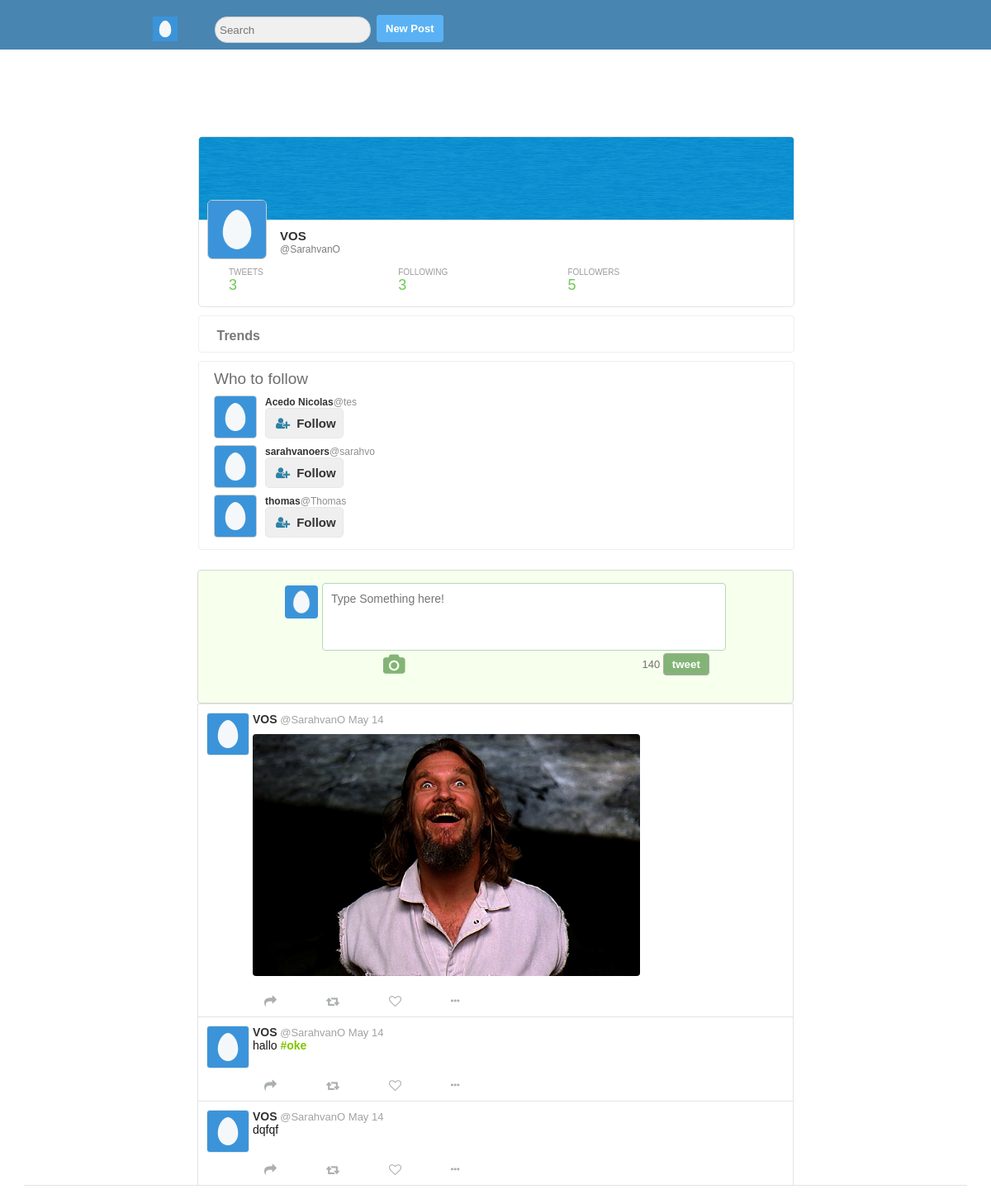
Page /home.php (signed in) on the committed database.
### tables this page shows
CREATE TABLE `users` (
  `user_id` int(11) NOT NULL,
  `username` varchar(255) NOT NULL,
  `full name` varchar(255) NOT NULL,
  `email` varchar(255) NOT NULL,
  `password` varchar(255) NOT NULL,
  `screenName` varchar(255) NOT NULL,
  `profileImage` varchar(255) NOT NULL,
  `profileCover` varchar(255) NOT NULL,
  `following` int(11) NOT NULL,
  `followers` int(11) NOT NULL,
  `bio` varchar(255) NOT NULL,
  `country` varchar(255) NOT NULL,
  `website` int(140) NOT NULL
);

CREATE TABLE `tweets` (
  `tweetID` int(11) NOT NULL,
  `status` varchar(140) NOT NULL,
  `tweetBy` int(11) NOT NULL,
  `retweetID` int(11) NOT NULL,
  `retweetBy` int(11) NOT NULL,
  `tweetImage` varchar(255) NOT NULL,
  `likesCount` int(11) NOT NULL,
  `retweetCount` int(11) NOT NULL,
  `postedOn` datetime NOT NULL,
  `retweetMsg` varchar(140) NOT NULL,
  `filter` varchar(50) NOT NULL
);

### core/classes/tweet.php (the view, shortened to what the rows shown need)
<?php
  class Tweet extends User{
 	public function __construct($pdo){
		$this->pdo = $pdo;
	}
	public function tweets($user_id, $num){
	    $stmt = $this->pdo->prepare("SELECT * FROM `tweets` LEFT JOIN `users` ON `tweetBy` = `user_id` WHERE `tweetBy` = :user_id AND `retweetID` = '0' OR `tweetBy` = `user_id` AND `retweetBy` != :user_id AND `tweetBy` IN (SELECT `receiver` FROM `follow` WHERE `sender` =:user_id) ORDER BY `tweetID` DESC LIMIT :num");
	    $stmt->bindParam(":user_id", $user_id, PDO::PARAM_INT);
	    $stmt->bindParam(":num", $num, PDO::PARAM_INT);
	    $stmt->execute();
	    $tweets = $stmt->fetchAll(PDO::FETCH_OBJ);
	    foreach ($tweets as $tweet) {
	      $likes = $this->likes($user_id, $tweet->tweetID);
	      $retweet = $this->checkRetweet($tweet->tweetID, $user_id);
	      $user = $this->userData($tweet->retweetBy);
	      echo '<div class="all-tweet">
			      <div class="t-show-wrap">
			       <div class="t-show-inner">
			       '.(($retweet['retweetID'] === $tweet->retweetID OR $tweet->retweetID > 0) ? '
			      			<span><i class="fa fa-retweet" aria-hidden="true"></i></span><span>'.$user->screenName.' Retweeted</span>
			      	</div>'
			        : '').'
			        '.((!empty($tweet->retweetMsg) && $tweet->tweetID === $retweet['tweetID'] or $tweet->retweetID > 0) ? '<div class="t-show-head">
			        <div class="t-show-popup" data-tweet="'.$tweet->tweetID.'">
			        		<img src="'.$user->profileImage.'"/>
			        			<span><a href="'.$user->username.'">'.$user->screenName.'</a></span>
			        			<span>@'.$user->username.'</span>
			        			<span>'.$this->timeAgo($retweet['postedOn']).'</span>
			        			'.$this->getTweetLinks($tweet->retweetMsg).'
			            '.((!empty($tweet->tweetImage)) ? '
			        				<img src="'.$tweet->tweetImage.'" class="imagePopup" data-tweet="'.$tweet->tweetID.'"/>
			        			</div>' : '').'
			        					<span><a href="'.$tweet->username.'">'.$tweet->screenName.'</a></span>
			        					<span>@'.$tweet->username.'</span>
			        					<span>'.$this->timeAgo($tweet->postedOn).'</span>
			        					'.$this->getTweetLinks($tweet->status).'
			        </div>' : '
			      	<div class="t-show-popup" data-tweet="'.$tweet->tweetID.'">
			      		<div class="t-show-head">
			      			<div class="t-show-img">
			      				<img src="'.$tweet->profileImage.'"/>
			      			</div>
			      			<div class="t-s-head-content">
			      				<div class="t-h-c-name">
			      					<span><a href="'.$tweet->username.'">'.$tweet->screenName.'</a></span>
			      					<span>@'.$tweet->username.'</span>
			      					<span>'.$this->timeAgo($tweet->postedOn).'</span>
			      				</div>
			      				<div class="t-h-c-dis">
			      					'.$this->getTweetLinks($tweet->status).'
			      				</div>
			      			</div>
			      		</div>'.
			          ((!empty($tweet->tweetImage)) ?
			      		 '
			            		<div class="t-show-body">
			            		  <div class="t-s-b-inner">
			            		   <div class="t-s-b-inner-in">
			            		     <img src="'.$tweet->tweetImage.'" class="imagePopup" data-tweet="'.$tweet->tweetID.'"/>
			            		   </div>
			            		  </div>
			            		</div>
			          ' : '').'
			      	</div>').'
			      	<div class="t-show-footer">
			      		<div class="t-s-f-right">
			      			<ul>
			      				<li><button><i class="fa fa-share" aria-hidden="true"></i></button></li>
			      				<li>'.(($tweet->tweetID === $retweet['retweetID']) ?
			      					'<button class="retweeted" data-tweet="'.$tweet->tweetID.'" data-user="'.$tweet->tweetBy.'"><i class="fa fa-retweet" aria-hidden="true"></i><span class="retweetsCount">'.$tweet->retweetCount.'</span></button>' :
			      					'<button class="retweet" data-tweet="'.$tweet->tweetID.'" data-user="'.$tweet->tweetBy.'"><i class="fa fa-retweet" aria-hidden="true"></i><span class="retweetsCount">'.(($tweet->retweetCount > 0) ? $tweet->retweetCount : '').'</span></button>').'
			      				</li>
			      				<li>'.(($likes['likeOn'] === $tweet->tweetID) ?
			      					'<button class="unlike-btn" data-tweet="'.$tweet->tweetID.'" data-user="'.$tweet->tweetBy.'"><i class="fa fa-heart" aria-hidden="true"></i><span class="likesCounter">'.$tweet->likesCount.'</span></button>' :
			      					'<button class="like-btn" data-tweet="'.$tweet->tweetID.'" data-user="'.$tweet->tweetBy.'"><i class="fa fa-heart-o" aria-hidden="true"></i><span class="likesCounter">'.(($tweet->likesCount > 0) ? $tweet->likesCount : '' ).'</span></button>').'
			      				</li>
			                '.(($tweet->tweetBy === $user_id) ? '
			              	    <li>
			      					<a href="#" class="more"><i class="fa fa-ellipsis-h" aria-hidden="true"></i></a>
			      					  <li><label class="deleteTweet" data-tweet="'.$tweet->tweetID.'">Delete Tweet</label></li>
			      				</li>' : '').'
			      			</ul>
			      		</div>
			      	</div>
			      </div>
			      </div>
			      </div>';
	    }
	}
	public function likes($user_id, $tweet_id){
		$stmt = $this->pdo->prepare("SELECT * FROM `likes` WHERE `likeBy` = :user_id AND `likeOn` = :tweet_id");
		$stmt->bindParam(":user_id", $user_id, PDO::PARAM_INT);
		$stmt->bindParam(":tweet_id", $tweet_id, PDO::PARAM_INT);
		$stmt->execute();
		return $stmt->fetch(PDO::FETCH_ASSOC);
	}
	public function getTweetLinks($tweet){
		$tweet = preg_replace("/(https?:\/\/)([\w]+.)([\w\.]+)/", "<a href='$0' target='_blink'>$0</a>", $tweet);
		$tweet = preg_replace("/#([\w]+)/", "<a href='http://localhost/UpToSpace/hashtag/$1'>$0</a>", $tweet);
		$tweet = preg_replace("/@([\w]+)/", "<a href='http://localhost/UpToSpace/$1'>$0</a>", $tweet);
		return $tweet;
	}
	public function checkRetweet($tweet_id, $user_id){
		$stmt = $this->pdo->prepare("SELECT * FROM `tweets` WHERE `retweetID` = :tweet_id AND `retweetBy` = :user_id or `tweetID` = :tweet_id and `retweetBy` = :user_id");
		$stmt->bindParam(":tweet_id", $tweet_id, PDO::PARAM_INT);
		$stmt->bindParam(":user_id", $user_id, PDO::PARAM_INT);
		$stmt->execute();
		return $stmt->fetch(PDO::FETCH_ASSOC);
	}
}
?>

### home.php (shortened to what the rows shown need)
<?php
include 'core/init.php';
$user_id = $_SESSION['user_id'];
$user = $getFromU->userData($user_id);
?><!DOCTYPE HTML>
<html>
<head>
    <link rel="stylesheet" href="https://cdnjs.cloudflare.com/ajax/libs/font-awesome/4.6.3/css/font-awesome.css"/>
    <link rel="stylesheet" href="assets/css/style-complete.css"/>
</head>
<body>
<div class="wrapper">
    <div class="header-wrapper">
        <div class="nav-container">
            <div class="nav">
                <div class="nav-right">
                    <ul>
                        <li class="hover"><label class="drop-label" for="drop-wrap1"><img src="<?php echo $user->profileImage; ?>"/></label>
                        </li>
                    </ul>
                </div>
            </div>
        </div>
    </div>
    <div class="inner-wrapper">
        <div class="in-wrapper">
            <div class="in-full-wrap">
                <div class="in-left">
                    <div class="in-left-wrap">
                        <div class="info-box">
                            <div class="info-inner">
                                <div class="info-in-head">
                                    <img src="<?php echo $user->profileCover; ?>"/>
                                </div>
                                <div class="info-in-body">
                                    <div class="in-b-box">
                                        <div class="in-b-img">
                                            <img src="<?php echo $user->profileImage; ?>"/>
                                        </div>
                                    </div>
                                    <div class="info-body-name">
                                        <div class="in-b-name">
                                            <div><a href="<?php echo $user->username; ?>"><?php echo $user->screenName; ?></a></div>
                                            <span><small><a href="<?php echo $user->username; ?>">@<?php echo $user->username; ?></a></small></span>
                                        </div>
                                    </div>
                                </div>
                                <div class="info-in-footer">
                                    <div class="number-wrapper">
                                                <?php $getFromT->countTweets($user_id); ?>
                                        <div class="num-box">
                                            <div class="num-body">
                                                <span class="count-following"><?php echo $user->following; ?></span>
                                            </div>
                                        </div>
                                        <div class="num-box">
                                            <div class="num-body">
                                                <span class="count-followers"><?php echo $user->followers; ?></span>
                                            </div>
                                        </div>
                                    </div>
                                </div>
                            </div>
                        </div>
                        <?php $getFromT->trends(); ?>
                        <?php $getFromF->whoToFollow($user_id, $user_id); ?>
                    </div>
                </div>
                <div class="tweet-wrap">
                    <div class="tweet-inner">
                        <div class="tweet-h-left">
                            <div class="tweet-h-img">
                                <img src="<?php echo $user->profileImage; ?>"/>
                            </div>
                        </div>
                    </div>
                </div>
                <div class="tweets">
                    <?php $getFromT->tweets($user_id, 20); ?>
                </div>
            </div>
        </div>
    </div>
</div>
</body>
</html>

### core/classes/follow.php (shortened to what the rows shown need)
<?php
class Follow extends User {
	public function __construct($pdo) {
		$this->pdo = $pdo;
	}
	public function checkFollow($followerID, $user_id) {
		$stmt = $this->pdo->prepare("SELECT * FROM `follow` WHERE `sender` = :user_id  AND `receiver` = :followerID");
		$stmt->bindParam(":user_id", $user_id, PDO::PARAM_INT);
		$stmt->bindParam(":followerID", $followerID, PDO::PARAM_INT);
		$stmt->execute();
		return $stmt->fetch(PDO::FETCH_ASSOC);
	}
	public function followBtn($profileID, $user_id, $followID) {
		$data = $this->checkFollow($profileID, $user_id);
		if($this->loggedIn()===true) {
			if($profileID != $user_id) {
				if($data['receiver'] == $profileID) {
					return "<button class='f-btn following-btn follow-btn' data-follow='".$profileID."' data-profile='".$followID."'>Following</button>";
		}
				else {
					return "<button class='f-btn follow-btn' data-follow='".$profileID."' data-profile='".$followID."'><i class='fa fa-user-plus'></i>Follow</button>";
				}
			}
		else {
			return "<button class='f-btn' onclick=location.href='profileEdit.php'>Edit Profile</button>";
		}
		}
		else {
			return "<button class='f-btn' onclick=location.href='index.php'><i class='fa fa-user-plus'></i>Follow</button>";
		}
	}
	public function whoToFollow($user_id, $profileID) {
			$stmt = $this->pdo->prepare("SELECT * FROM `users` WHERE `user_id` != :user_id AND `user_id` NOT IN (SELECT `receiver` FROM `follow` WHERE `sender` = :user_id) ORDER BY rand() LIMIT 3");
			$stmt->execute(array("user_id" => $user_id));
			$users = $stmt->fetchAll(PDO::FETCH_OBJ);
			echo '<div class="follow-wrap"><div class="follow-inner"><div class="follow-title"><h3>Who to follow</h3></div>';
			foreach ($users as $user) {
				echo '<div class="follow-body">
					<div class="follow-img">
						<img src="'.$user->profileImage.'"/>
						</div>
					<div class="follow-content">
						<div class="fo-co-head">
							<a href="'.$user->username.'">'.$user->screenName.'</a><span>@'.$user->username.'</span>
						</div>
						'.$this->followBtn($user->user_id, $user_id, $profileID).'
					</div>
				</div>';
			}
			echo '</div></div>';
		}
}
?>

### rows in the picture
users: profileImage (placeholder picture), profileCover (placeholder picture), screenName "VOS", username "SarahvanO", following "3", followers "5"
users: profileImage (placeholder picture), screenName "Acedo Nicolas", username "tes"
users: profileImage (placeholder picture), screenName "sarahvanoers", username "sarahvo"
users: profileImage (placeholder picture), screenName "thomas", username "Thomas"
tweets: users.profileImage (placeholder picture), users.screenName "VOS", users.username "SarahvanO", postedOn "May 14", tweetImage (picture)
tweets: users.profileImage (placeholder picture), users.screenName "VOS", users.username "SarahvanO", postedOn "May 14", status "hallo #oke"
tweets: users.profileImage (placeholder picture), users.screenName "VOS", users.username "SarahvanO", postedOn "May 14", status "dqfqf"

### other values in the picture
$count->totalTweets "3"
